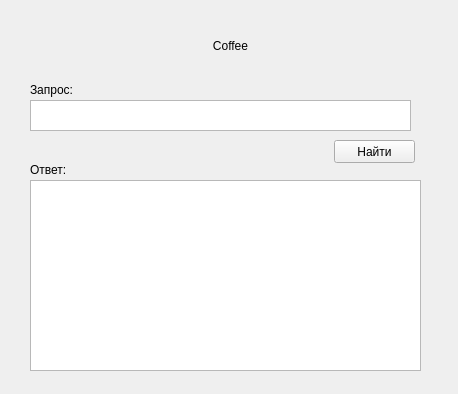
<?xml version="1.0" encoding="UTF-8"?>
<ui version="4.0">
 <class>widget</class>
 <widget class="QWidget" name="widget">
  <property name="geometry">
   <rect>
    <x>0</x>
    <y>0</y>
    <width>458</width>
    <height>394</height>
   </rect>
  </property>
  <property name="windowTitle">
   <string>Coffee</string>
  </property>
  <widget class="QLabel" name="label">
   <property name="geometry">
    <rect>
     <x>120</x>
     <y>20</y>
     <width>221</width>
     <height>51</height>
    </rect>
   </property>
   <property name="styleSheet">
    <string notr="true">font: 30pt &quot;Lucida Sans Unicode&quot;;</string>
   </property>
   <property name="text">
    <string>Coffee</string>
   </property>
   <property name="alignment">
    <set>Qt::AlignCenter</set>
   </property>
  </widget>
  <widget class="QTableWidget" name="tableWidget">
   <property name="geometry">
    <rect>
     <x>30</x>
     <y>180</y>
     <width>391</width>
     <height>191</height>
    </rect>
   </property>
  </widget>
  <widget class="QTextEdit" name="textEdit">
   <property name="geometry">
    <rect>
     <x>30</x>
     <y>100</y>
     <width>381</width>
     <height>31</height>
    </rect>
   </property>
  </widget>
  <widget class="QLabel" name="label_2">
   <property name="geometry">
    <rect>
     <x>30</x>
     <y>80</y>
     <width>61</width>
     <height>20</height>
    </rect>
   </property>
   <property name="styleSheet">
    <string notr="true">font: 10pt &quot;MS Shell Dlg 2&quot;;</string>
   </property>
   <property name="text">
    <string>Запрос:</string>
   </property>
  </widget>
  <widget class="QLabel" name="label_3">
   <property name="geometry">
    <rect>
     <x>30</x>
     <y>160</y>
     <width>61</width>
     <height>20</height>
    </rect>
   </property>
   <property name="styleSheet">
    <string notr="true">font: 10pt &quot;MS Shell Dlg 2&quot;;</string>
   </property>
   <property name="text">
    <string>Ответ:</string>
   </property>
  </widget>
  <widget class="QPushButton" name="pushButton">
   <property name="geometry">
    <rect>
     <x>334</x>
     <y>140</y>
     <width>81</width>
     <height>23</height>
    </rect>
   </property>
   <property name="text">
    <string>Найти</string>
   </property>
  </widget>
 </widget>
 <resources/>
 <connections/>
</ui>
